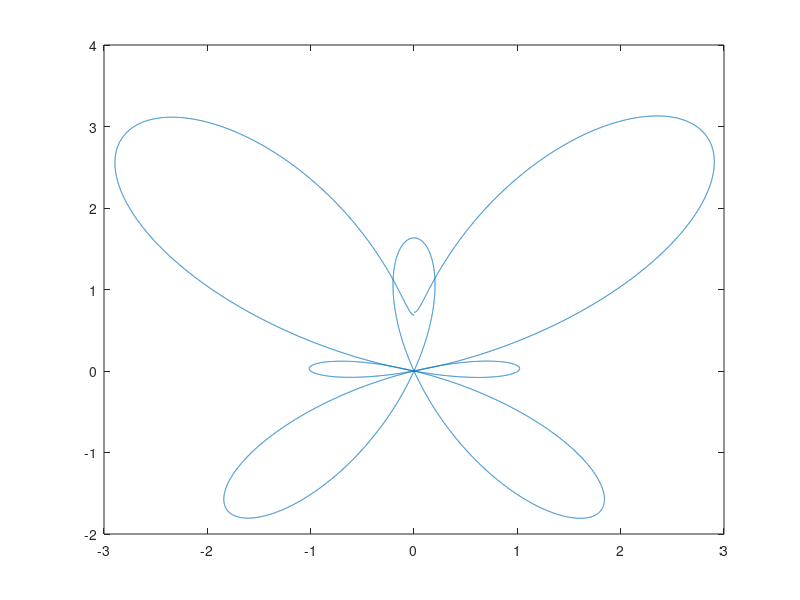

The MATLAB script that drew this image: (Note: this script raises an error after producing the figure.)
t= 0:pi/10000:2*pi;
x= sin(t).*((exp(cos(t)))-(2.*cos(4.*t))-((sin(t./12)).^5));
y= cos(t).*((exp(cos(t)))-(2.*cos(4.*t))-((sin(t./12)).^5));
plot (x,y)
n=20000;
xplus= (sin(t).*((exp(cos(t)))-(2.*cos(4.*t))-((sin(t./12)).^5)))+0.00001;
xminus= (sin(t).*((exp(cos(t)))-(2.*cos(4.*t))-((sin(t./12)).^5)))-0.00001;
yplus= (cos(t).*((exp(cos(t)))-(2.*cos(4.*t))-((sin(t./12)).^5)))+0.0001;
yminus= (cos(t).*((exp(cos(t)))-(2.*cos(4.*t))-((sin(t./12)).^5)))-0.0001;
[a0,b0,a1,b1,a2,b2,a3,b3]=Bezier_Curve(n,x,y,xplus,yplus,xminus,yminus);
figure()

for i=1: n
fx(i)=a0(i)+(a1(i).*t(i))+(a2(i).*t(i).^2)+(a3(i).*t(i).^3);
fy(i)=b0(i)+(b1(i).*t(i))+(b2(i).*t(i).^2)+(b3(i).*t(i).^3);
end
plot(fx,fy)